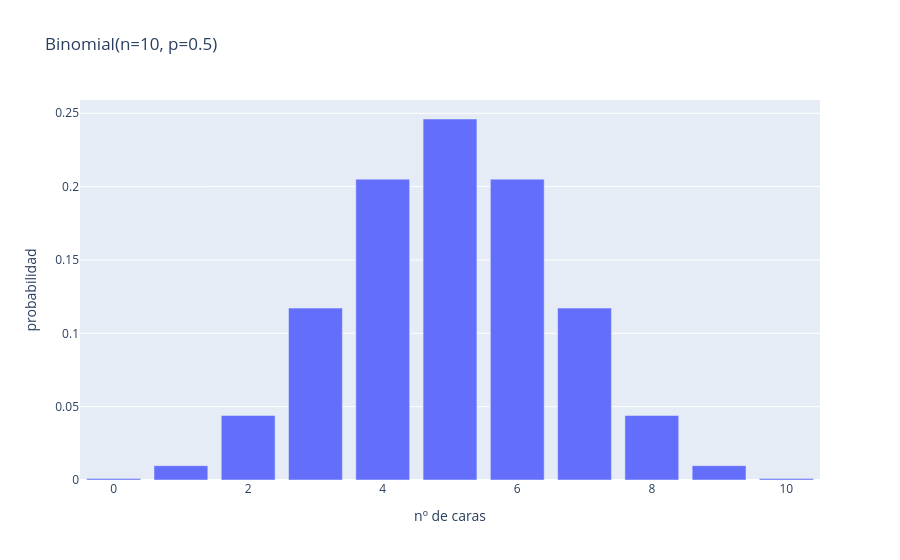

The code cell stored with this chart in its notebook:
### Markdown cell above
### Distribución binomial

Nº de caras en 10 lanzamientos de una moneda justa.

### Code cell
dist = stats.binom(n=10, p=0.5)
print("P(exactamente 6 caras) =", round(dist.pmf(6), 3))
print("P(6 o más caras)       =", round(1 - dist.cdf(5), 3))
ks = list(range(11))
px.bar(x=ks, y=dist.pmf(ks), title="Binomial(n=10, p=0.5)",
       labels={"x":"nº de caras","y":"probabilidad"})

### Figure 1 — Plotly figure (JSON) as saved in the notebook; plotly's stock layout.template omitted (floating-point values rounded to 4 significant figures)
{"data": [{"hovertemplate": "nº de caras=%{x}<br>probabilidad=%{y}<extra></extra>", "legendgroup": "", "marker": {"color": "#636efa", "pattern": {"shape": ""}}, "name": "", "orientation": "v", "showlegend": false, "textposition": "auto", "type": "bar", "x": [0, 1, 2, 3, 4, 5, 6, 7, 8, 9, 10], "xaxis": "x", "y": [0.0009766, 0.009766, 0.04395, 0.1172, 0.2051, 0.2461, 0.2051, 0.1172, 0.04395, 0.009766, 0.0009766], "yaxis": "y"}], "layout": {"barmode": "relative", "legend": {"tracegroupgap": 0}, "title": {"text": "Binomial(n=10, p=0.5)"}, "xaxis": {"anchor": "y", "domain": [0, 1], "title": {"text": "nº de caras"}}, "yaxis": {"anchor": "x", "domain": [0, 1], "title": {"text": "probabilidad"}}}}
